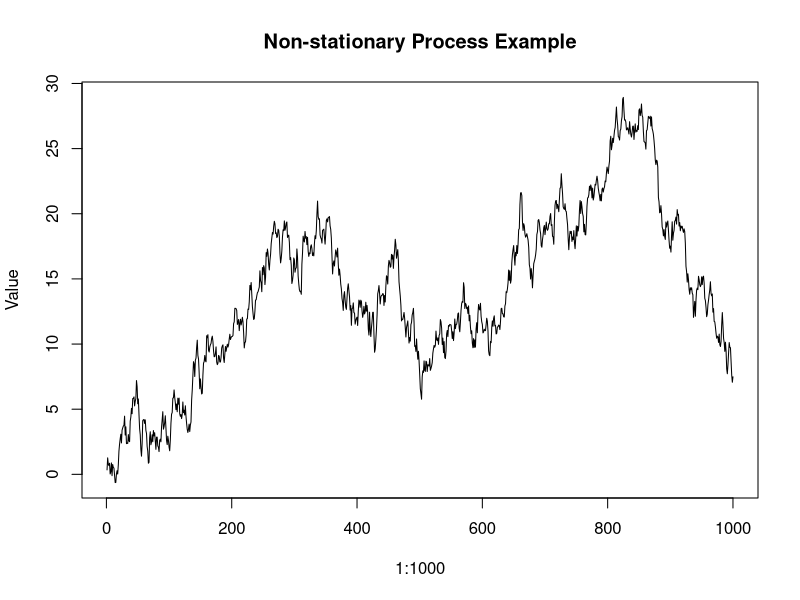
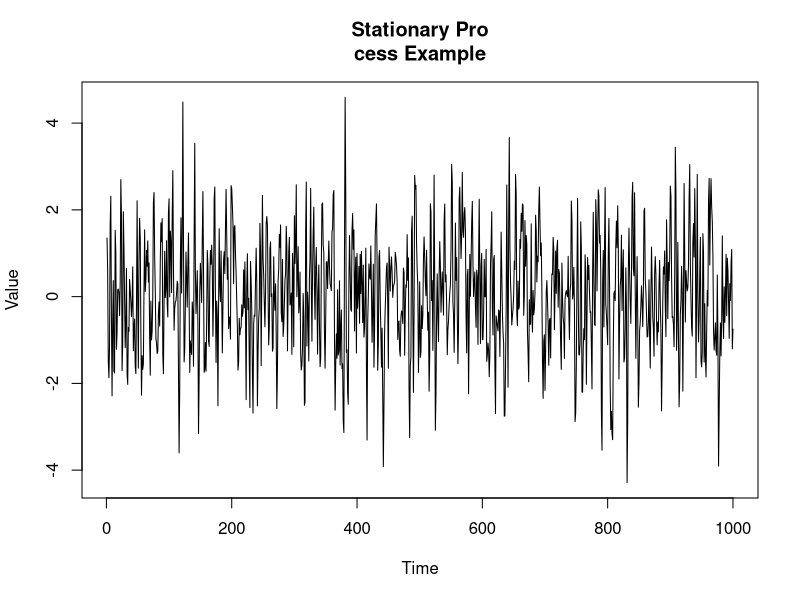
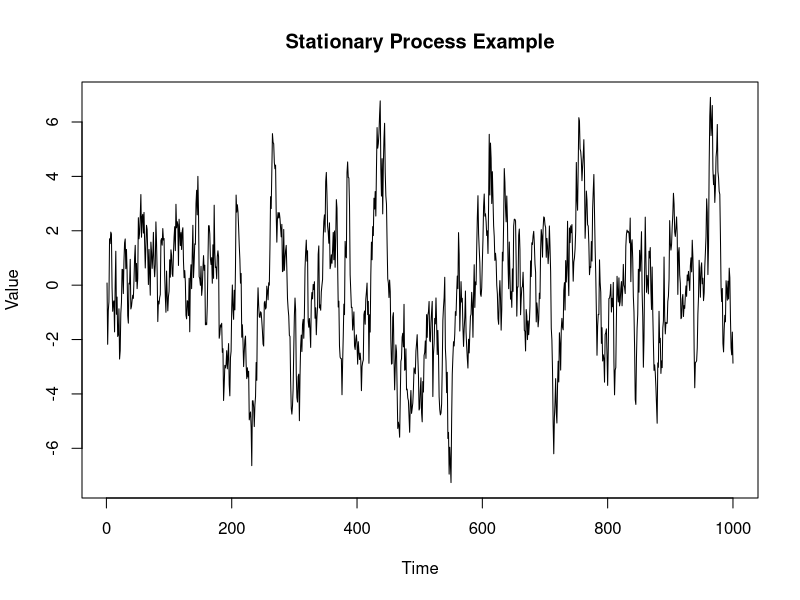
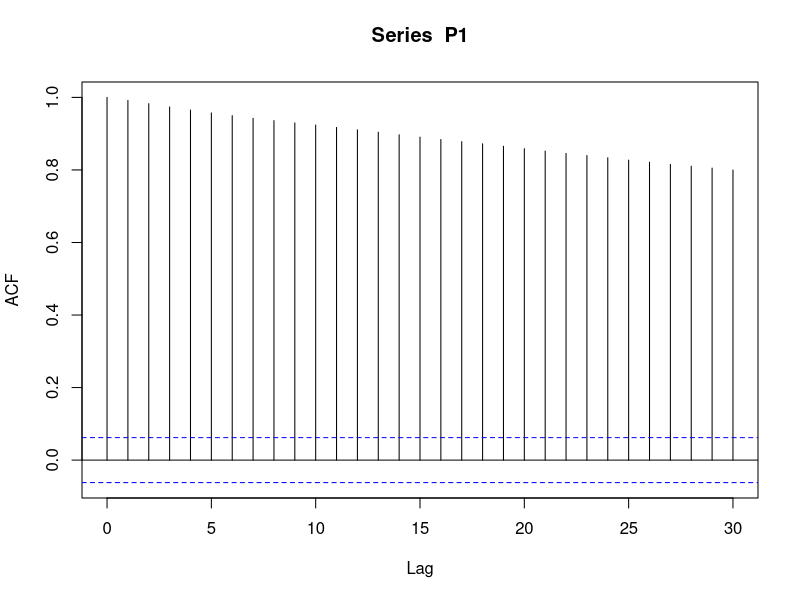
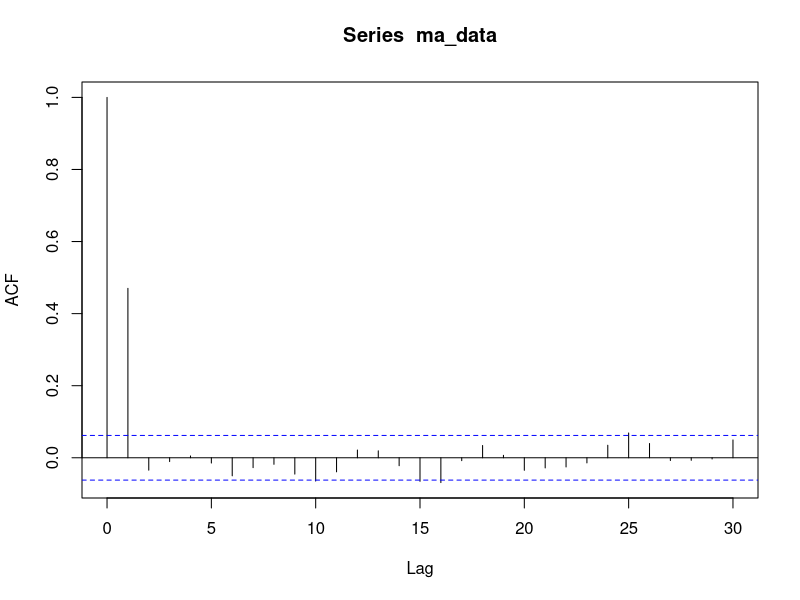
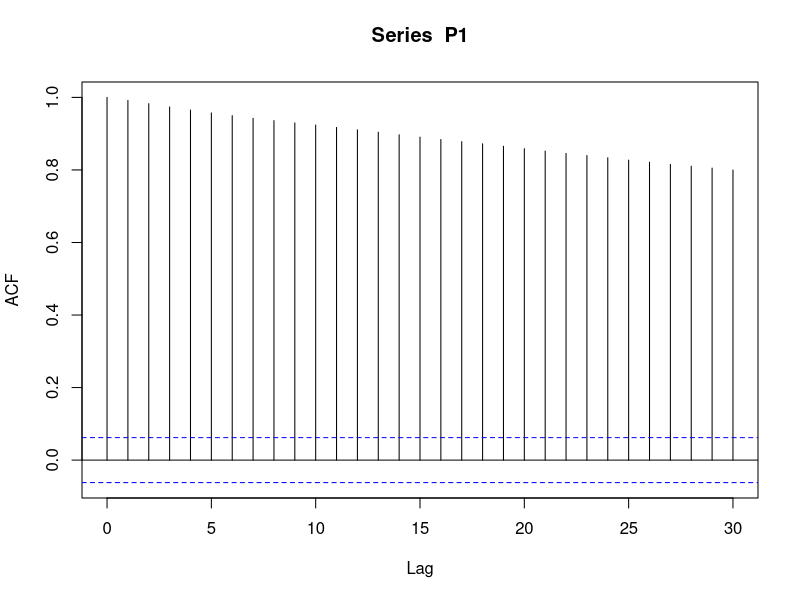
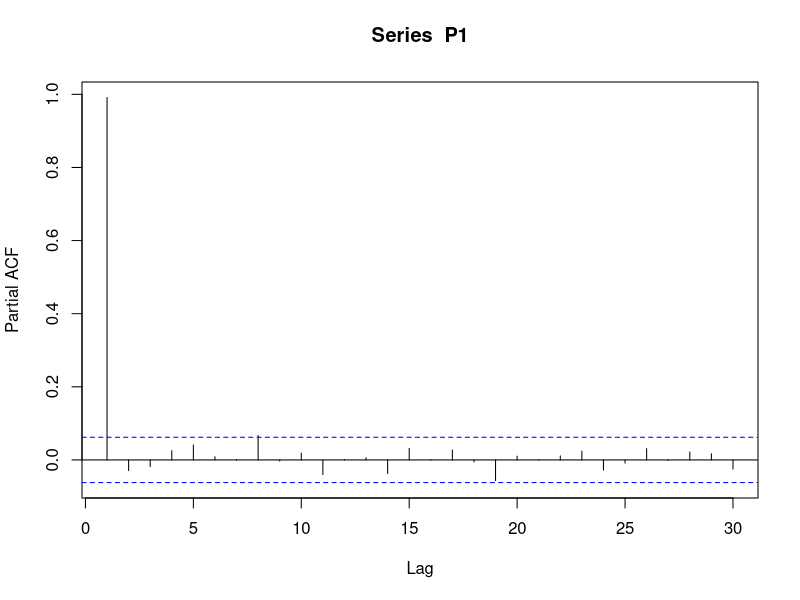
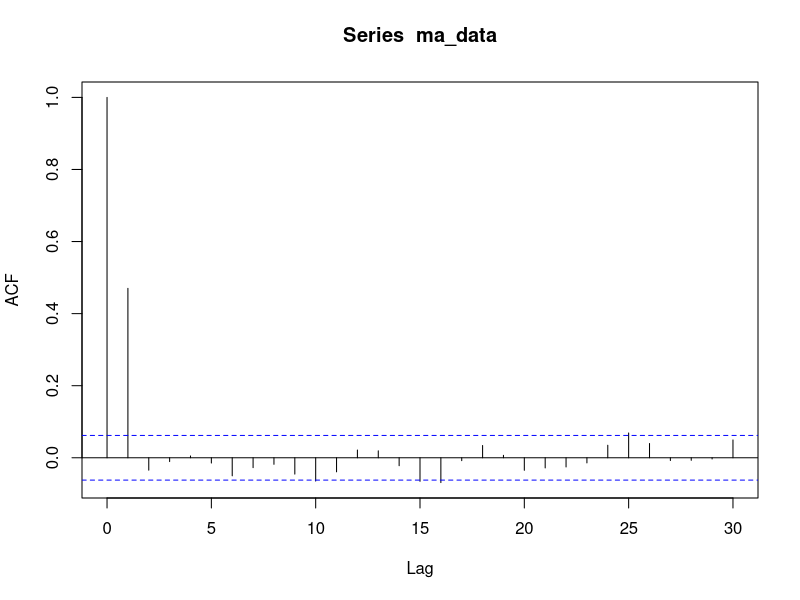

Source code (R) for these figures, in order:
## ---- chunk 1
RW <- function(N, x0, mu, variance) {
  z<-cumsum(rnorm(n=N, mean=0, 
                  sd=sqrt(variance)))
  t<-1:N
  x<-x0+t*mu+z
  return(x)
}

P1<-RW(1000,0,0,0.5)
plot(1:1000,P1, main="Non-stationary Process Example", ylab="Value",type="l")
## ---- chunk 2
ma_data <- arima.sim(model=list(ma=0.9), n=1000)
plot(ma_data, main="Stationary Pro
cess Example", ylab="Value")

ar_data <- arima.sim(model=list(ar=0.9), n=1000)
plot(ar_data, main="Stationary Process Example", ylab="Value")
## ---- chunk 3
# P1 is the non-stationary time series from above 
# ma_data is a stationary time series 
# acf is a function that plots auto correlation of a time series
acf(P1)
acf(ma_data)
## ---- chunk 4
acf(P1)
pacf(P1)
acf(ma_data)
pacf(ma_data)
acf(ar_data)
pacf(ar_data)
## ---- chunk 5
library(tseries)
adf.test(P1) # p = 0.477 > 0.05 fail to reject H0 and conclude there is not statistically significant evidence that this time series is stationary. 

adf.test(ma_data) # p < 0.05, so we reject H0 and conclude there is statistically significant evidence that the time series is stationary. 

adf.test(ar_data) # p < 0.05, so we reject H0 and conclude there is statistically significant evidence that the time series is stationary. 
## ---- chunk 6
# Simulate the dataset
## arima.sim simulates a stationary time series dataset
## AR1 parameter 0.7 (beta1)
## MA1 parameter 0.5 (theta1)
set.seed(100618)
dat <- arima.sim(model=list(ar = 0.7, ma=0.5), n=1000)
plot(dat)

# in the package tseries, the arma() function will fit an arma model for a specific p and q. 

mod <- arma(dat)
summary(mod)

# because we are assuming normality, we can calculate confidence intervals for the given data. 

confint(mod)

# the estimates and confidence intervals for these parameters represent correlation structures for the time series data, and the confidence interval calculation is the same as multiple linear regression! 

# let's see what happens when we fit an ARMA(1,2) model 
mod_2 <- arma(dat, order=c(1,2))
summary(mod_2)
## ---- chunk 7
plot(AirPassengers)
## ---- chunk 8
adf.test(AirPassengers)
# small p value means the test indicates evidence that the data is stationary

# lets look and see if the data fit an AR1 model 
pacf(AirPassengers)
## ---- chunk 9
mod_1 <- arma(AirPassengers, order = c(1,0))
#summary(mod_1)

mod_2 <- arma(AirPassengers, order = c(1,1))
#summary(mod_2)
#if we are concerned about nonstationarity, we can try ARIMA(I stands for integration), which is a modeling structure for non stationary time series

mod_arima <- arima(AirPassengers, order = c(1,1,1))
summary(mod_arima)
coef(mod_arima)
vcov(mod_arima)
